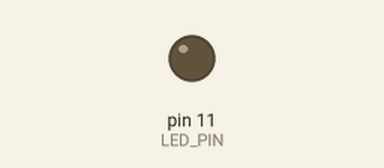
Simulated run of this sketch. Board: Arduino Uno, built with avr-gcc and run on an emulated ATmega328P. On the bench: output pins drawn as LEDs (lit = HIGH).

Above: at 0.15 s.
At 39.84 s:
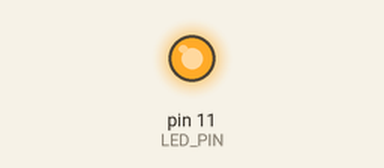
Timing chart, 0 to 40.0 s (numbered marks = the images above):
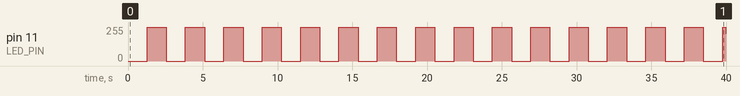

Measured:
- by itself, pin 11 (LED_PIN): 0/255 → 255/255 at 1.3 s, → 0/255 1.3 s later, → 255/255 1.3 s later, → 0/255 1.3 s later, … (32 changes in this stretch)

The sketch:

LEDFade.ino
```cpp
#define LED_PIN 11

/**
*
* @brief This sets up serial monitor and pins.
*/
void setup() {
  Serial.begin(9600);
  pinMode(LED_PIN, OUTPUT);
}

/**
* @brief This method write to an Arduino analog pin
* to fade LED pin.
*
* @param int pwm: the pulse width modulation value
*/
void writeToAnalogPin(int pwm){
  analogWrite(LED_PIN, pwm);
  delay(5);
}

/**
*
* @brief This method fades LED in and out continuously.
*/
void loop() {
  // Fade LED from on to off using PWM
  for (int i = 0; i <= 255; i++) {
    writeToAnalogPin(i);
  }
  for (int i = 255; i >= 0; i--) {
    writeToAnalogPin(i);
  }
}
```
